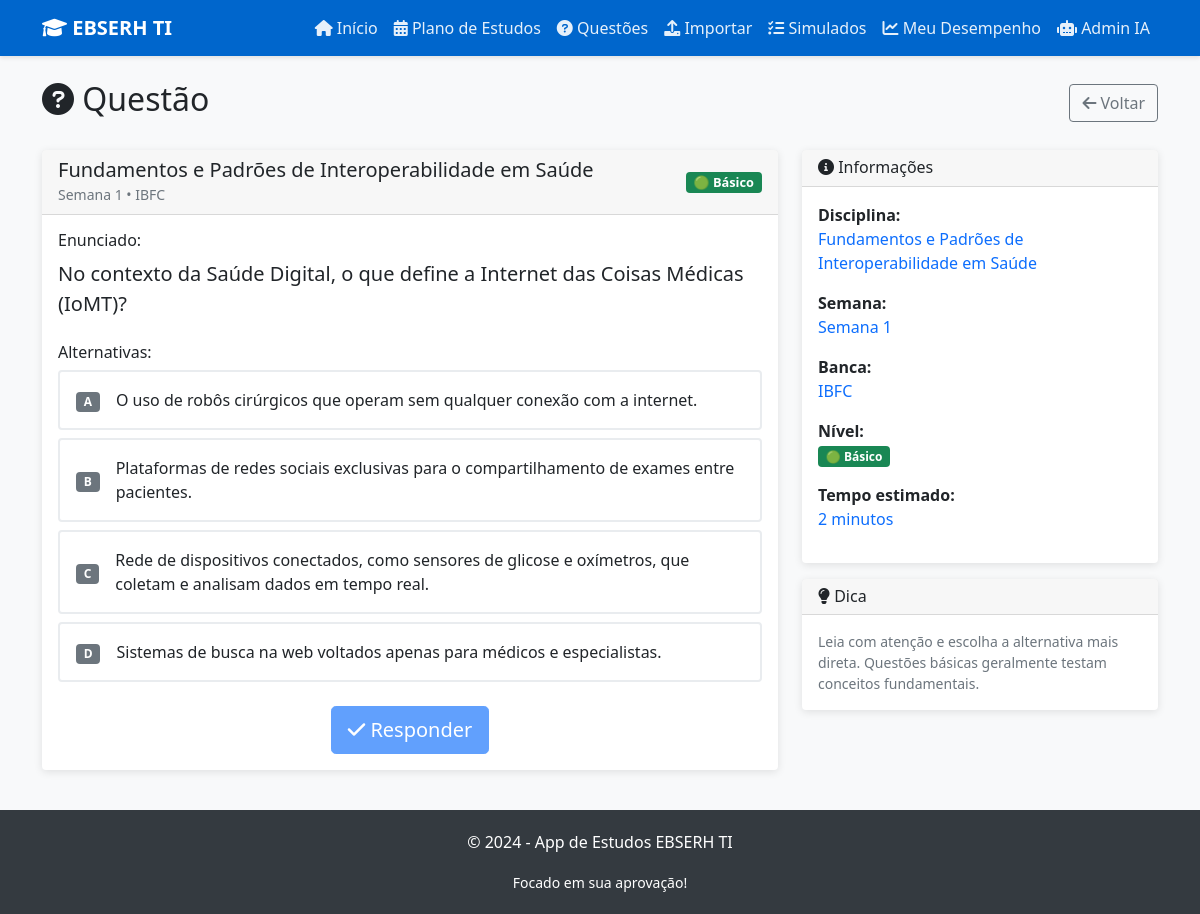
Screenshot of /questao/531 with the database file from the repository.
### tables this page shows
CREATE TABLE questoes (
            id INTEGER PRIMARY KEY AUTOINCREMENT,
            disciplina TEXT NOT NULL,
            semana INTEGER NOT NULL,
            nivel TEXT NOT NULL CHECK (nivel IN ('Básico', 'Alto', 'Pegadinha')),
            banca TEXT NOT NULL,
            enunciado TEXT NOT NULL,
            alternativas TEXT NOT NULL,
            resposta_correta TEXT NOT NULL,
            comentario TEXT NOT NULL
        , tags TEXT, dificuldade_num INTEGER);

### app.py (the view)
@app.route('/questao/<int:questao_id>')
def questao_detalhe(questao_id):
    conn = get_db_connection()
    questao = conn.execute('SELECT * FROM questoes WHERE id = ?', (questao_id,)).fetchone()
    conn.close()
    if questao is None:
        return "Questão não encontrada", 404
    return render_template('questao.html', questao=questao)

### app.py (called while the page is built)
@app.template_filter('from_json')
def from_json(value):
    return json.loads(value)

def get_db_connection():
    conn = sqlite3.connect(DB_NAME)
    conn.row_factory = sqlite3.Row
    return conn

### templates/questao.html (shortened to what this page needs)
{% extends "base.html" %}
{% block content %}
<div class="row">
    <div class="col-12">
        <div class="d-flex justify-content-between align-items-center mb-4">
            <h2>
                <i class="fas fa-question-circle"></i> Questão
            </h2>
            <a href="{{ url_for('questoes') }}" class="btn btn-outline-secondary">
                <i class="fas fa-arrow-left"></i> Voltar
            </a>
        </div>
    </div>
</div>
<div class="row">
    <div class="col-lg-8">
        <div class="card">
            <div class="card-header d-flex justify-content-between align-items-center">
                <div>
                    <h5 class="mb-0">{{ questao.disciplina }}</h5>
                    <small class="text-muted">Semana {{ questao.semana }} • {{ questao.banca }}</small>
                </div>
                <span class="badge badge-nivel
                    {% if questao.nivel == 'Básico' %}bg-success
                    {% elif questao.nivel == 'Alto' %}bg-warning
                    {% else %}bg-danger{% endif %}">
                    {% if questao.nivel == 'Básico' %}🟢
                    {% elif questao.nivel == 'Alto' %}🟡
                    {% else %}🔴{% endif %}
                    {{ questao.nivel }}
                </span>
            </div>
            <div class="card-body">
                <div class="mb-4">
                    <h6>Enunciado:</h6>
                    <p class="lead">{{ questao.enunciado }}</p>
                </div>
                <div class="mb-4">
                    <h6>Alternativas:</h6>
                    <div id="alternativas-container">
                        {% set alternativas = questao.alternativas | from_json %}
                        {% for letra, texto in alternativas.items() %}
                        <div class="alternativa mb-2 p-3 rounded" data-letra="{{ letra }}" onclick="selecionarAlternativa('{{ letra }}')">
                            <div class="d-flex align-items-center">
                                <div class="me-3">
                                    <span class="badge bg-secondary">{{ letra }}</span>
                                </div>
                                <div>{{ texto }}</div>
                            </div>
                        </div>
                        {% endfor %}
                    </div>
                </div>
                <div class="text-center">
                    <button id="btn-responder" class="btn btn-primary btn-lg" onclick="responderQuestao()" disabled>
                        <i class="fas fa-check"></i> Responder
                    </button>
                </div>
            </div>
        </div>
    </div>
    <div class="col-lg-4">
        <div class="card">
            <div class="card-header">
                <h6 class="mb-0"><i class="fas fa-info-circle"></i> Informações</h6>
            </div>
            <div class="card-body">
                <div class="mb-3">
                    <strong>Disciplina:</strong><br>
                    <span class="text-primary">{{ questao.disciplina }}</span>
                </div>
                <div class="mb-3">
                    <strong>Semana:</strong><br>
                    <span class="text-primary">Semana {{ questao.semana }}</span>
                </div>
                <div class="mb-3">
                    <strong>Banca:</strong><br>
                    <span class="text-primary">{{ questao.banca }}</span>
                </div>
                <div class="mb-3">
                    <strong>Nível:</strong><br>
                    <span class="badge
                        {% if questao.nivel == 'Básico' %}bg-success
                        {% elif questao.nivel == 'Alto' %}bg-warning
                        {% else %}bg-danger{% endif %}">
                        {% if questao.nivel == 'Básico' %}🟢
                        {% elif questao.nivel == 'Alto' %}🟡
                        {% else %}🔴{% endif %}
                        {{ questao.nivel }}
                    </span>
                </div>
                <div class="mb-3">
                    <strong>Tempo estimado:</strong><br>
                    <span class="text-primary">
                        {% if questao.nivel == 'Básico' %}2 minutos
                        {% elif questao.nivel == 'Alto' %}4 minutos
                        {% else %}5 minutos{% endif %}
                    </span>
                </div>
            </div>
        </div>
        <div class="card mt-3">
            <div class="card-header">
                <h6 class="mb-0"><i class="fas fa-lightbulb"></i> Dica</h6>
            </div>
            <div class="card-body">
                <p class="small text-muted mb-0">
                    {% if questao.nivel == 'Básico' %}
                        Leia com atenção e escolha a alternativa mais direta. Questões básicas geralmente testam conceitos fundamentais.
                    {% elif questao.nivel == 'Alto' %}
                        Analise cada alternativa cuidadosamente. Questões de nível alto podem conter detalhes importantes que fazem a diferença.
                    {% else %}
                        Fique atento às pegadinhas! Leia cada palavra com cuidado e desconfie de alternativas que parecem "perfeitas demais".
                    {% endif %}
                </p>
            </div>
        </div>
    </div>
</div>
{% endblock %}

### templates/base.html (style rules this page uses)
:root { --primary-color: #0066cc; --secondary-color: #004499; --success-color: #28a745; --warning-color: #ffc107; --danger-color: #dc3545; --light-bg: #f8f9fa; }
body { background-color: var(--light-bg); font-family: 'Segoe UI', Tahoma, Geneva, Verdana, sans-serif; }
.btn-primary { background-color: var(--primary-color); border-color: var(--primary-color); }
.card { border: none; box-shadow: 0 2px 8px rgba(0,0,0,0.1); transition: transform 0.3s, box-shadow 0.3s; }
.alternativa { cursor: pointer; transition: all 0.3s; border: 2px solid #e9ecef; }
.badge-nivel { font-size: 0.8em; padding: 4px 8px; }

### rows the page displays
questoes: disciplina "Fundamentos e Padrões de Interoperabilidade em Saúde", semana "1", banca "IBFC", nivel "Básico", enunciado "No contexto da Saúde Digital, o que define a Internet das Coisas Médicas (IoMT)?"

### other values shown
{{ letra }} "A" "B" "C" "D"
{{ texto }} "O uso de robôs cirúrgicos que operam sem qualquer conexão com a internet." "Plataformas de redes sociais exclusivas para o compartilhamento de exames entre pacientes." "Rede de dispositivos conectados, como sensores de glicose e oxímetros, que coletam e analisam dados em tempo real." "Sistemas de busca na web voltados apenas para médicos e especialistas."
